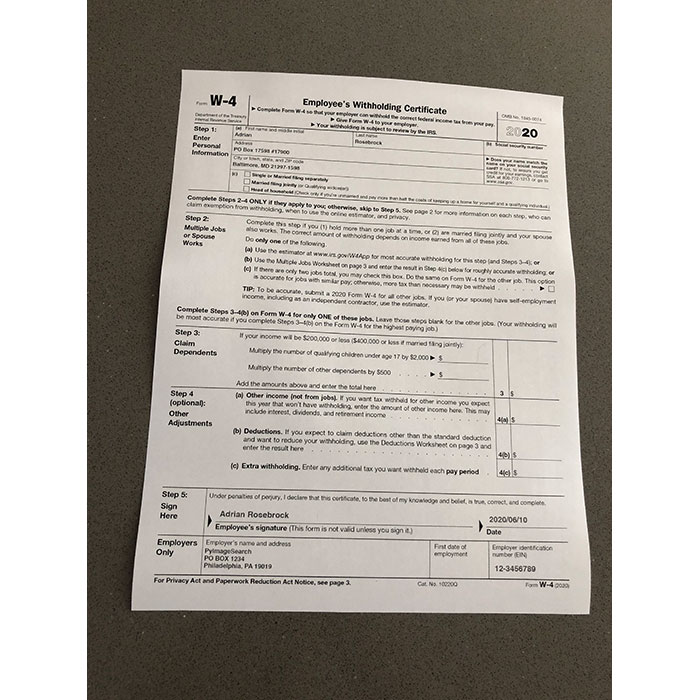
#> input picture media/rotation_image.jpg, 700 x 700 px
$ python -i utils.py   (imports and definitions only)
#> lines starting #> are read from the running program, lines starting #| are printed output that depends on the picture; after the words box and inside, x2 and y2 are one past the last pixel; in counts of white or black regions, pixels touching at a corner belong together
import cv2


def getSkewAngle(cvImage) -> float:
    # Prep image, copy, convert to gray scale, blur, and threshold
    newImage = cvImage.copy()
    gray = cv2.cvtColor(newImage, cv2.COLOR_BGR2GRAY)
    blur = cv2.GaussianBlur(gray, (9, 9), 0)
    thresh = cv2.threshold(blur, 0, 255, cv2.THRESH_BINARY_INV + cv2.THRESH_OTSU)[1]

    # Apply dilate to merge text into meaningful lines/paragraphs.
    # Use larger kernel on X axis to merge characters into single line, cancelling out any spaces.
    # But use smaller kernel on Y axis to separate between different blocks of text
    kernel = cv2.getStructuringElement(cv2.MORPH_RECT, (30, 5))
    dilate = cv2.dilate(thresh, kernel, iterations=2)

    # Find all contours
    contours, hierarchy = cv2.findContours(
        dilate, cv2.RETR_LIST, cv2.CHAIN_APPROX_SIMPLE
    )
    contours = sorted(contours, key=cv2.contourArea, reverse=True)
    for c in contours:
        rect = cv2.boundingRect(c)
        x, y, w, h = rect
        cv2.rectangle(newImage, (x, y), (x + w, y + h), (0, 255, 0), 2)

    # Find largest contour and surround in min area box
    largestContour = contours[0]
    print(len(contours))
    minAreaRect = cv2.minAreaRect(largestContour)
    # cv2.imwrite("temp/boxes.jpg", newImage)
    # Determine the angle. Convert it to the value that was originally used to obtain skewed image
    angle = minAreaRect[-1]
    if angle < -45:
        angle = 90 + angle
    return -1.0 * angle


# Rotate the image around its center
def rotateImage(cvImage, angle: float):
    newImage = cvImage.copy()
    (h, w) = newImage.shape[:2]
    center = (w // 2, h // 2)
    M = cv2.getRotationMatrix2D(center, angle, 1.0)
    newImage = cv2.warpAffine(
        newImage, M, (w, h), flags=cv2.INTER_CUBIC, borderMode=cv2.BORDER_REPLICATE
    )
    return newImage


def deskew(cvImage):
    angle = getSkewAngle(cvImage)
    return rotateImage(cvImage, -1.0 * angle)

>>> import cv2
>>> picture = cv2.imread('media/rotation_image.jpg')
#> picture is the input picture: shape (700, 700, 3); mean B, G, R 163.2, 170.2, 175.4
>>> result = deskew(picture)
#> in getSkewAngle, `blur = cv2.GaussianBlur(gray, (9, 9), 0)`:
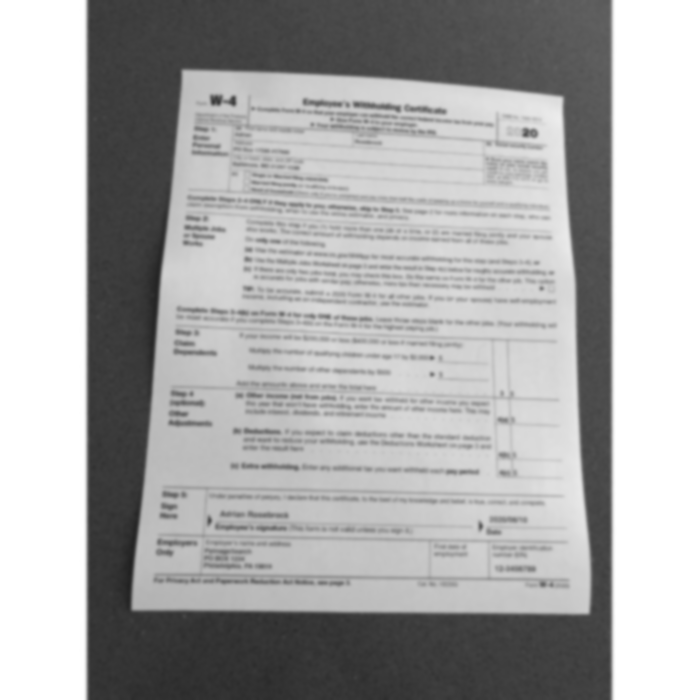
#> blur: shape (700, 700); min 33, max 255, mean 170.9
#> in getSkewAngle, `thresh = cv2.threshold(blur, 0, 255, cv2.THRESH_BINARY_INV + cv2.THRES..`:
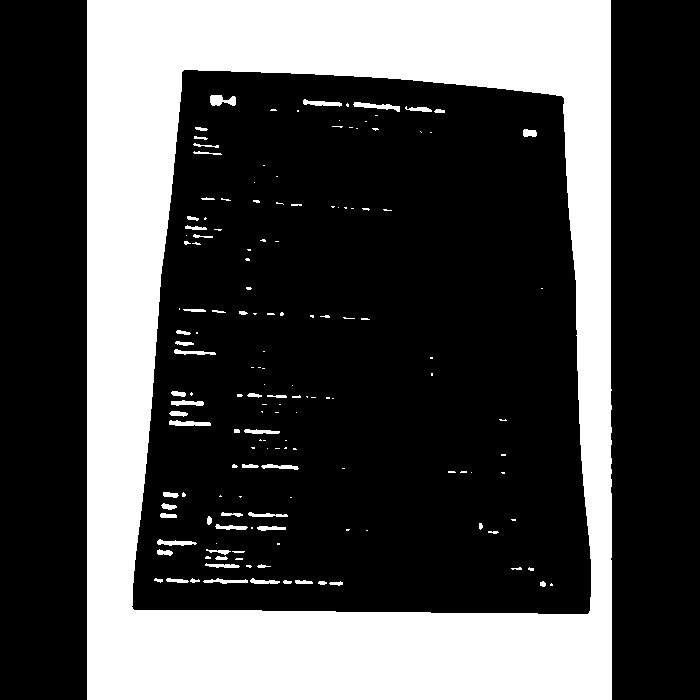
#> thresh: shape (700, 700); 30.3% white; 155 white regions (95 under 20 px), largest, box (x1, y1, x2, y2) and area: (87, 0, 612, 700) 143565, (353, 102, 400, 112) 210, (210, 95, 236, 106) 203
#> in getSkewAngle, `dilate = cv2.dilate(thresh, kernel, iterations=2)`:
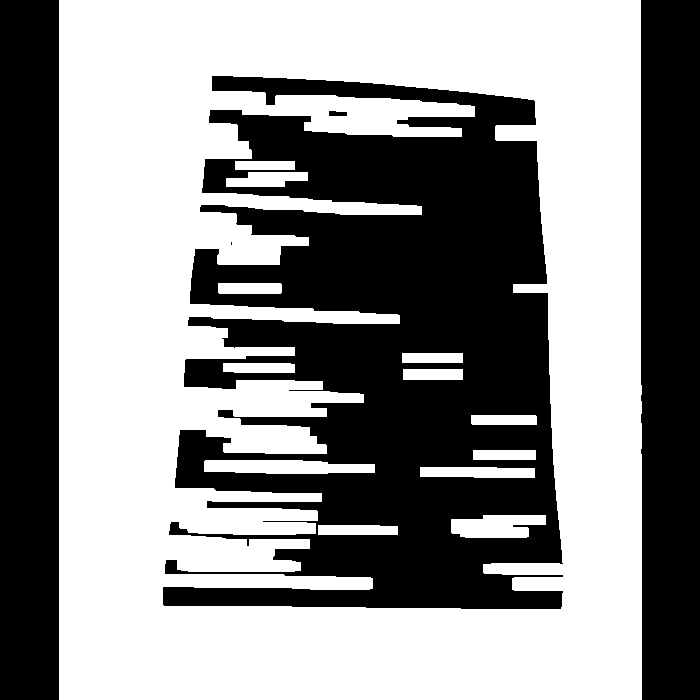
#> dilate: shape (700, 700); 55.7% white; 5 black regions (1 under 20 px)
#> in getSkewAngle, `contours, hierarchy = cv2.findContours( dilate, cv2.RETR_LIST, cv2.CHA..`: contours = 16 contours, 1 with area under 20; largest, box (x1, y1, x2, y2) and area: (59, 0, 642, 700) 406414, (162, 75, 564, 610) 149210, (204, 460, 375, 474) 1854, (451, 515, 546, 538) 1630, (420, 467, 535, 478) 1049
#> the loop in getSkewAngle, `for c in contours:` made 16 passes
#> (x, y, w, h) on passes 1, 2, 3, 4, 5, 6, 7, 8, 9, 11, 15, 16: (59, 0, 583, 700), (162, 75, 402, 535), (204, 460, 171, 14), (451, 515, 95, 23), (420, 467, 115, 11), (226, 172, 82, 15), (318, 525, 80, 10), (218, 283, 64, 11), (223, 363, 72, 10), (471, 415, 66, 10), (328, 110, 20, 7), (230, 241, 3, 5)
#> (c, x, y, w, h) on passes 10, 12, 13, 14: ([[403, 369], [403, 379], [462, 379], [462, 369]], 403, 369, 60, 11), ([[473, 450], [473, 459], [535, 459], [535, 450]], 473, 450, 63, 10), ([[402, 353], [402, 362], [462, 362], [462, 353]], 402, 353, 61, 10), ([[235, 161], [235, 169], [294, 169], [294, 161]], 235, 161, 60, 9)
#> after the loop in getSkewAngle, `for c in contours:`:
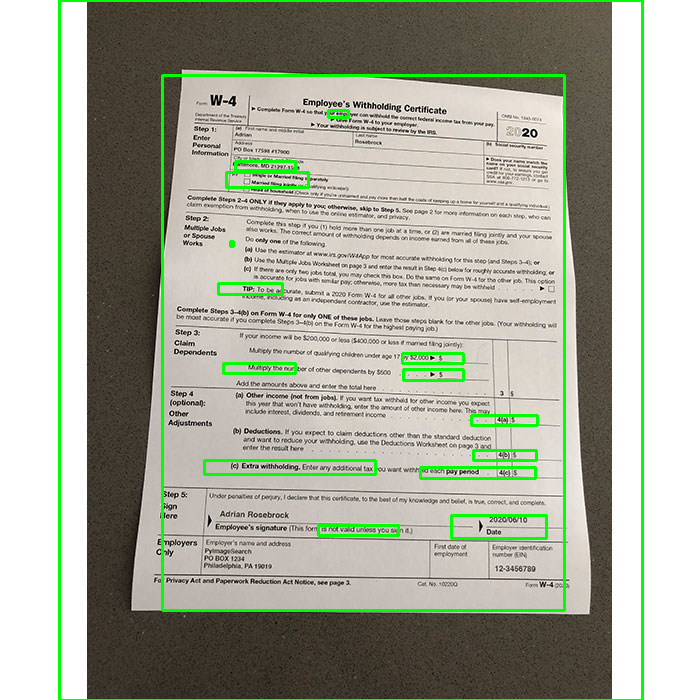
#> newImage: shape (700, 700, 3); 3.77% of pixels changed, all inside (x1, y1, x2, y2) = (58, 0, 644, 700)
#> in getSkewAngle, `largestContour = contours[0]`: largestContour = contour of 18 points, box (x1, y1, x2, y2) (59, 0, 642, 700), area 406414
#| 16
#> in getSkewAngle, `minAreaRect = cv2.minAreaRect(largestContour)`: minAreaRect = ((350, 349.5), (699, 582), -90)
#> in getSkewAngle, `angle = minAreaRect[-1]`: angle = -90
#> in getSkewAngle, `angle = 90 + angle`: angle = 0
#> in rotateImage, `M = cv2.getRotationMatrix2D(center, angle, 1.0)`: M = [[1, 0, 0], [0, 1, 0]]

$ run again, on media/Rabindranath_quotes.jpg
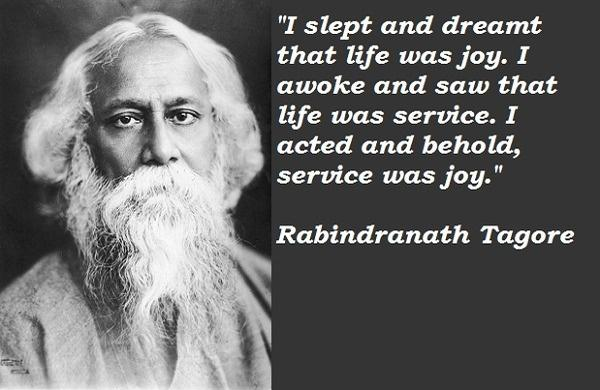
#> input picture media/Rabindranath_quotes.jpg, 600 x 390 px
#> picture is the input picture: shape (390, 600, 3); mean B, G, R 103.5, 103.7, 103.6
#> in getSkewAngle, `thresh = cv2.threshold(blur, 0, 255, cv2.THRESH_BINARY_INV + cv2.THRES..`:
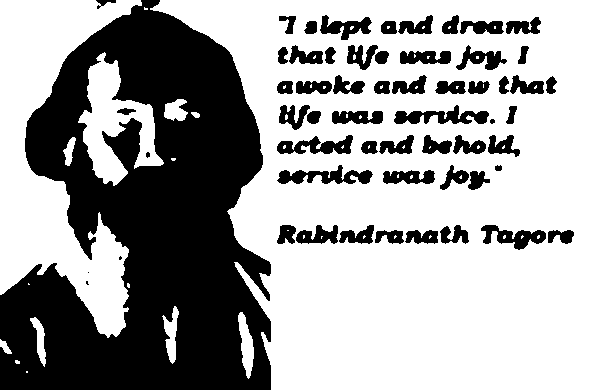
#> thresh: shape (390, 600); 64.2% white; 58 black regions (4 under 20 px), largest, box (x1, y1, x2, y2) and area: (0, 0, 271, 390) 66270, (394, 105, 489, 124) 921, (277, 165, 373, 184) 921
#> dilate: shape (390, 600); 90.6% white; 4 black regions (1 under 20 px)
#> contours = 3 contours, 1 with area under 20; largest, box (x1, y1, x2, y2) and area: (0, 0, 600, 390) 214448, (111, 21, 217, 97) 4038
#> the loop in getSkewAngle, `for c in contours:` made 3 passes
#> (x, y, w, h) on passes 1 to 3: (0, 0, 600, 390), (111, 21, 106, 76), (215, 102, 5, 7)
#> after the loop in getSkewAngle, `for c in contours:`:
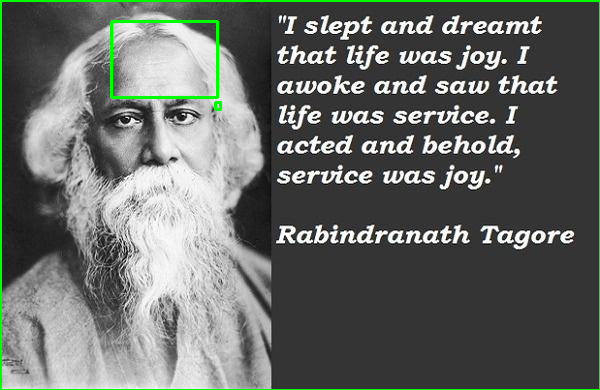
#> newImage: shape (390, 600, 3); 1.76% of pixels changed, all inside (x1, y1, x2, y2) = (0, 0, 600, 390)
#> largestContour = contour of 307 points, box (x1, y1, x2, y2) (0, 0, 600, 390), area 214448
#| 3
#> minAreaRect = ((299.5, 194.5), (389, 599), -90)
#> in getSkewAngle, `angle = minAreaRect[-1]`: angle = -90
#> in getSkewAngle, `angle = 90 + angle`: angle = 0
#> M = [[1, 0, 0], [0, 1, 0]]
